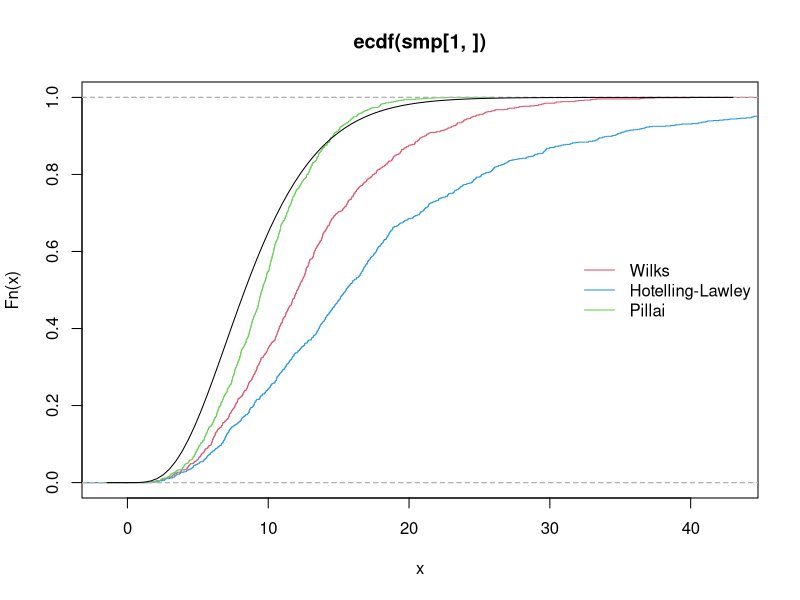
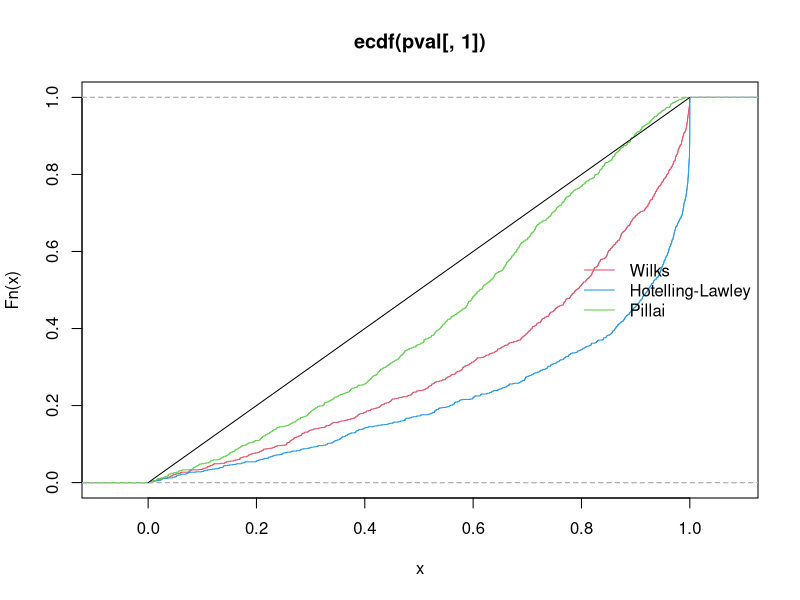
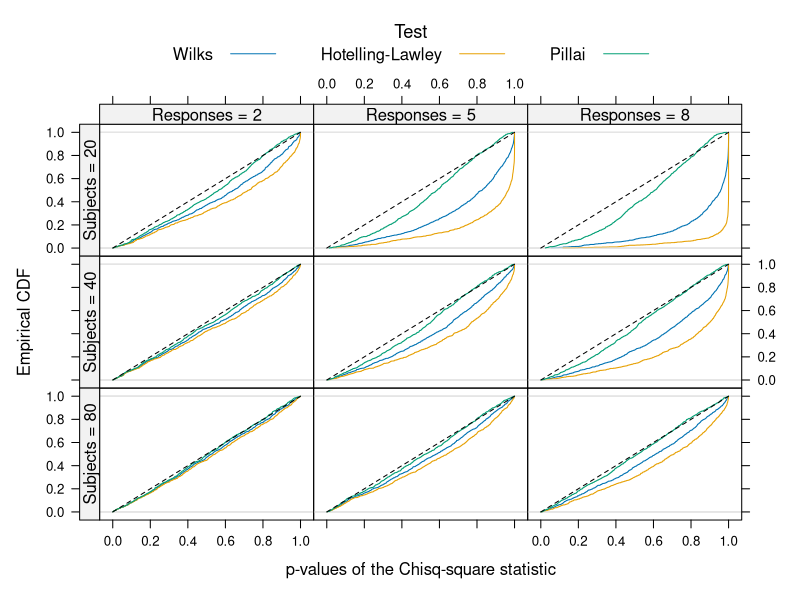
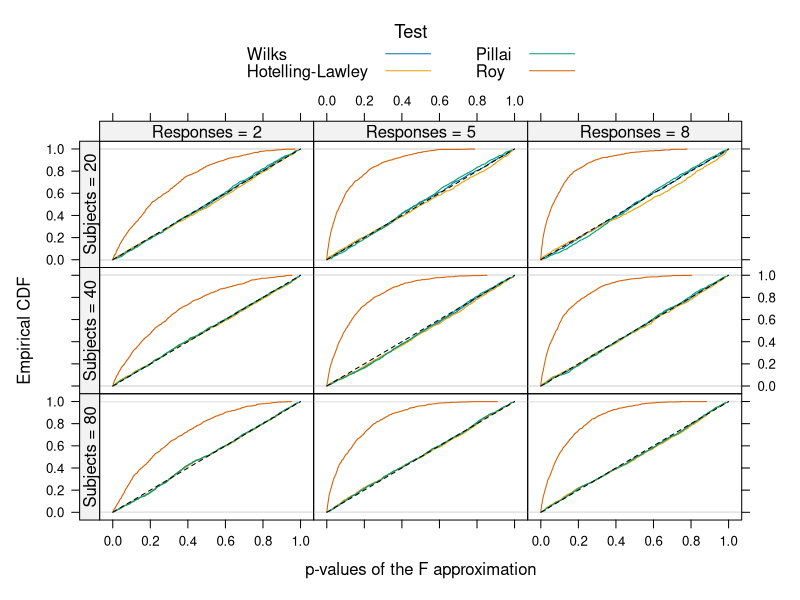

Write the R code that produced these figures, in order.
#-----------------------------------------------------------------------
# Packages.

rm(list = ls())

library(mvtnorm)
library(latticeExtra)

#=======================================================================
# The Chi-square asymptotic of the multivariate tests.

#-----------------------------------------------------------------------
# Prototyping: creating a function to run the simulation study.

# Simulation settings.
m <- 3    # Number of responses.
k <- 4    # Number of groups.
rept <- 4 # Repetition of each group.

# Returns the chi-square statistic of each test.
simul_chi <- function(m, k, rept, N = 1000) {
    trt <- gl(k, rept)
    n <- length(trt)
    # Means and covariances.
    mu <- rep(0, m)
    Sigma <- 0.5 * (diag(m) + matrix(1, m, m))
    # Paired samples of the statistics.
    smp <- replicate(N, {
        Y <- rmvnorm(n = length(trt),
                     mean = mu,
                     sigma = Sigma)
        # Sigma of the null model.
        m0 <- lm(Y ~ 1)
        S0 <- var(residuals(m0)) * (n - 1)/n
        # Sigma of the full model.
        m1 <- lm(Y ~ trt)
        S1 <- var(residuals(m1)) * (n - 1)/n
        #------------------------------------
        # Wilks' statistic.
        wil <- -n * log(det(S1)/det(S0))
        #------------------------------------
        # Hotelling-Lawley's statistic.
        hol <- n * sum(diag(solve(S1, S0 - S1)))
        #------------------------------------
        # Pillai's statistic.
        pil <- n * sum(diag(solve(S0, S0 - S1)))
        return(c(wil = wil, hol = hol, pil = pil))
    })
    return(smp)
}

# A sample of the Wilks' lambda statistic.
smp <- simul_chi(m = m, rept = rept, k = k)

# The function to display the legend.
leg <- function() {
    legend("right",
           legend = c("Wilks", "Hotelling-Lawley", "Pillai"),
           col = c(2, 4, 3),
           lty = 1,
           bty = "n")
}

# Empirical chi-square distribution vs theoretical.
plot(ecdf(smp[1, ]), col = 2)
lines(ecdf(smp[2, ]), col = 4)
lines(ecdf(smp[3, ]), col = 3)
curve(pchisq(x, df = m * (k - 1)), add = TRUE, col = 1)
leg()

# Get the p-values.
pval <- apply(smp,
              MARGIN = 1,
              FUN = pchisq,
              df = m * (k - 1))
str(pval)

plot(ecdf(pval[, 1]), col = 2, pch = NA)
lines(ecdf(pval[, 2]), col = 4, cex = NA)
lines(ecdf(pval[, 3]), col = 3, cex = NA)
segments(0, 0, 1, 1, col = 1)
leg()

#-----------------------------------------------------------------------
# Design settings for a small simulation study.

# k:    number of treatment levels (fixed);
# N:    number of simulations (fixed);
# m:    number of responses (varying);
# rept: repetition per treatment level (varying).
k <- 4
N <- 1000
ds <- expand.grid(m = c(2, 5, 8),
                  rept = c(5, 10, 20))

# Simulation for each design setting case.
res <- by(data = ds,
          INDICES = seq_len(nrow(ds)),
          FUN = function(case) {
              smp <- with(case,
                          simul_chi(m = m,
                                    rept = rept,
                                    k = k,
                                    N = N))
              test <- rownames(smp)
              smp <- c(t(smp))
              data.frame(m = case$m,
                         rept = case$rept,
                         test = rep(test, each = N),
                         smp = smp,
                         pval = pchisq(smp, case$m * (k - 1)))
          })

# Stack to one data frame.
res <- do.call(rbind, res)
res$n <- res$rept * k
res$test <- factor(res$test,
                   levels = c("wil", "hol", "pil"),
                   labels = c("Wilks", "Hotelling-Lawley", "Pillai"))
res_chi <- res
rm(res)

useOuterStrips(
    ecdfplot(~pval | factor(m) + factor(n),
             as.table = TRUE,
             groups = test,
             auto.key = list(columns = 3,
                             title = "Test",
                             cex.title = 1.1),
             xlab = "p-values of the Chisq-square statistic",
             ylab = "Empirical CDF",
             data = res_chi),
    strip = strip.custom(
        var.name = "Responses",
        strip.names = TRUE,
        sep = " = "),
    strip.left = strip.custom(
        var.name = "Subjects",
        strip.names = TRUE,
        sep = " = ")) +
    layer({
        panel.segments(0, 0, 1, 1, lty = 2, col = 1)
    })

#=======================================================================
# The F approximantion of each multivariate test.

# Each test.
tt <- c("Wilks", "Hotelling-Lawley", "Pillai", "Roy")
# tt <- tt[-4]

# Simulation of data under H_0 and computation of F statistics.
simul_F <- function(m, k, rept, N = 1000) {
    trt <- gl(k, rept)
    mu <- rep(0, m)
    n <- length(trt)
    Sigma <- 0.5 * (diag(m) + matrix(1, m, m))
    # Sample of the statistic.
    smp <- replicate(N, {
        Y <- rmvnorm(n = length(trt),
                     mean = mu,
                     sigma = Sigma)
        m0 <- lm(Y ~ trt)
        pvals <- sapply(tt,
                        FUN = function(test) {
                            # Extract the p-value.
                            anova(m0, test = test)[2, 6]
                        })
        return(pvals)
    })
    return(smp)
}

simul_F(m = 3, k = 4, rept = 10, N = 20)

# Simulation for each design setting case.
res <- by(data = ds,
          INDICES = seq_len(nrow(ds)),
          FUN = function(case) {
              smp <- with(case,
                          simul_F(m = m,
                                  rept = rept,
                                  k = k,
                                  N = N))
              smp <- stack(as.data.frame(t(smp)))
              cbind(data.frame(m = case$m,
                               rept = case$rept),
                    smp)
          })

# Stack to one data frame.
res <- do.call(rbind, res)
res$n <- res$rept * k
names(res)[3:4] <- c("pval", "test")
res$test <- factor(res$test, levels = tt)
res_F <- res
rm(res)

useOuterStrips(
    ecdfplot(~pval | factor(m) + factor(n),
             groups = test,
             auto.key = list(columns = 2,
                             title = "Test",
                             cex.title = 1.1),
             as.table = TRUE,
             xlab = "p-values of the F approximation",
             ylab = "Empirical CDF",
             subset = !is.na(pval),
             data = res_F),
    strip = strip.custom(
        var.name = "Responses",
        strip.names = TRUE,
        sep = " = "),
    strip.left = strip.custom(
        var.name = "Subjects",
        strip.names = TRUE,
        sep = " = ")) +
    layer({
        panel.segments(0, 0, 1, 1, lty = 2, col = 1)
    })

#-----------------------------------------------------------------------
